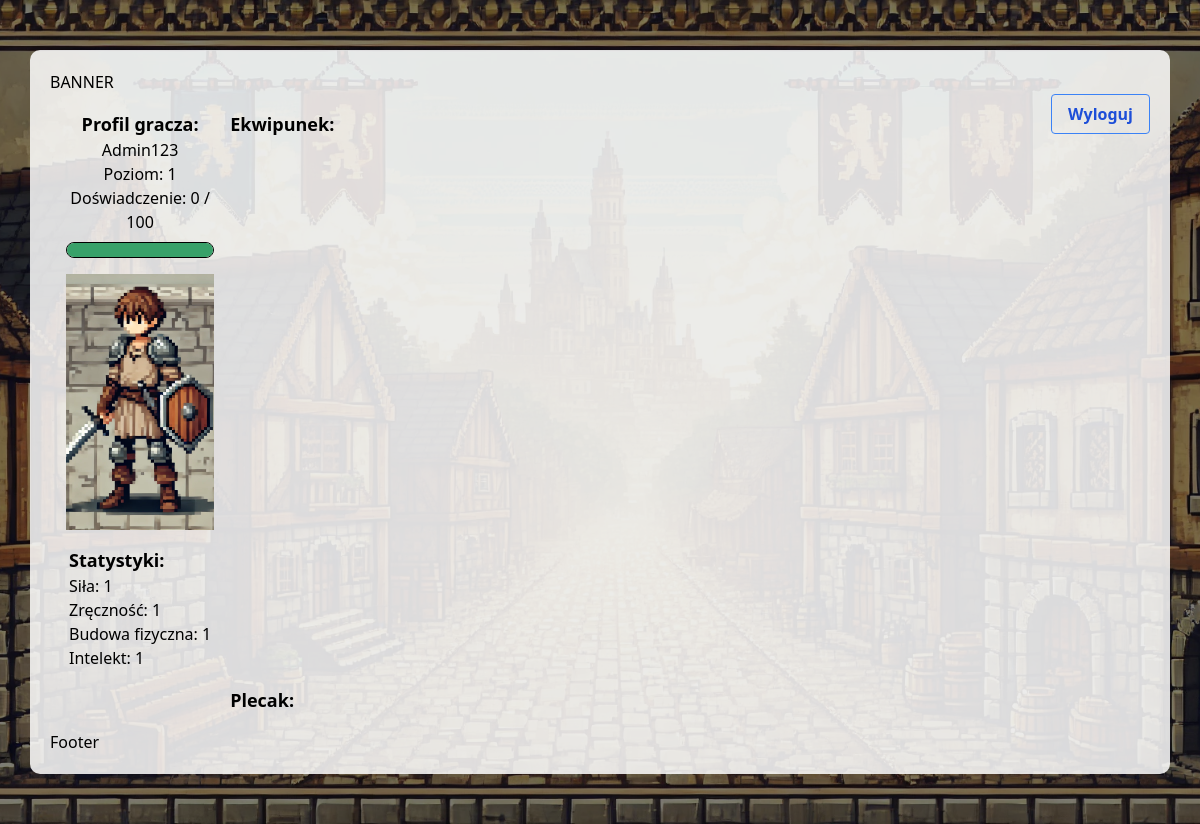
The app's page /user_profile/profil/ (signed in), older data.
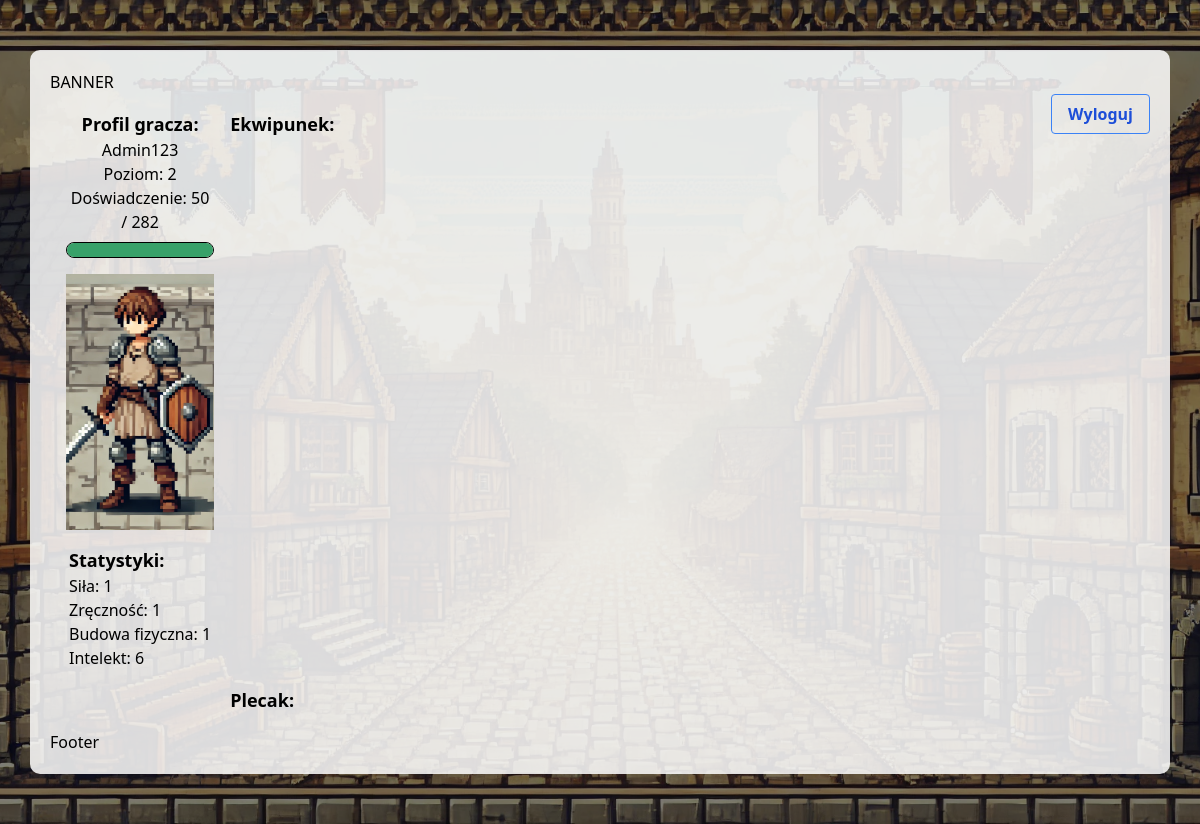
The same page, newer data.
### user_profile/models.py (models this page shows, shortened)
class UserProfile(models.Model):
    user = models.OneToOneField(User, on_delete=models.CASCADE)
    strength = models.IntegerField(default=1)
    dexterity = models.IntegerField(default=1)
    constitution = models.IntegerField(default=1)
    intelligence = models.IntegerField(default=1)
    level = models.IntegerField(default=1)
    experience = models.IntegerField(default=0)
    stat_points = models.IntegerField(default=0)
    def lvlup_exp(self):
        return math.floor(100 * (self.level ** 1.5))
    def dodaj_exp(self, exp):
        self.experience += exp
        while self.experience >= self.lvlup_exp():
            self.experience -= self.lvlup_exp()
            self.lvlup()
        self.save()

### user_profile/views.py (the view)
# urls.py: path('profil/', views.WidokProfilu.as_view(), name='profil'),
class WidokProfilu(BazaWidokuProfilu, TemplateView):
    template_name = "profil_gracza/profil.html"
    def get_context_data(self, **kwargs):
        context = super().get_context_data(**kwargs)
        player = self.get_user_profile()
        if isinstance(player, UserProfile):
            player.dodaj_exp(0)
            experience_percentage = (player.experience / player.lvlup_exp()) * 100
            print(f"Dostępne pkt stystyk: {player.stat_points}")
            print(f"Procent doświadczenia: {experience_percentage}%")
            context.update({
                "player": player,
                "experience_percentage": experience_percentage,
            })
        return context

### user_profile/views.py (called while the page is built)
    def get_user_profile(self):
        try:
            return self.request.user.userprofile
        except UserProfile.DoesNotExist:
            messages.error(self.request, "Nie znaleziono profilu gracza. Zarejestruj lub zaloguj.")
            return redirect("login_user")

### user_profile/templates/profil_gracza/profil.html (shortened to what this page needs)
{% extends "base.html" %}
{% load static %}
{% block banner_up %}
{% include 'banner_up.html' %}
{% endblock %}
{% block navbar %}
{% include "navbar.html" %}
{% endblock %}
{% block content %}
<div class="grid grid-flow-row-dense grid-cols-6 gap-4 p-4">
    <div class="grid justify-items-center col-span-1">
        <div class="text-center">
            <div class="font-bold text-lg">Profil gracza:</div>
            <div class="capitalize">{{ player.user.username }}</div>
            <div>Poziom: {{ player.level }}</div>
            <div>Doświadczenie: {{ player.experience }} / {{ player.lvlup_exp }}</div>
            <div class="experience-bar">
                <div class="experience-bar-fill" style="width: {{ experience_percentage }}%"></div>
            </div>
        </div>
        <div class="mt-4">
            <img src="{% static 'images/profilowe.webp' %}" alt="Profilowe" class="w-64 h-64 object-cover">
        </div>
        <div class="mt-4">
            <div>
                <h3 class="font-bold text-lg">Statystyki:</h3>
            </div>
            <div>Siła: {{ player.strength }} {% if player.stat_points > 0 %}<a href="{% url 'rozdaj_statystyki' %}?stat=strength" class="bg-blue-500 text-white py-1 px-2 rounded">+</a>{% endif %}</div>
            <div>Zręczność: {{ player.dexterity }} {% if player.stat_points > 0 %}<a href="{% url 'rozdaj_statystyki' %}?stat=dexterity" class="bg-blue-500 text-white py-1 px-2 rounded">+</a>{% endif %}</div>
            <div>Budowa fizyczna: {{ player.constitution }} {% if player.stat_points > 0 %}<a href="{% url 'rozdaj_statystyki' %}?stat=constitution" class="bg-blue-500 text-white py-1 px-2 rounded">+</a>{% endif %}</div>
            <div>Intelekt: {{ player.intelligence }} {% if player.stat_points > 0 %}<a href="{% url 'rozdaj_statystyki' %}?stat=intelligence" class="bg-blue-500 text-white py-1 px-2 rounded">+</a>{% endif %}</div>
        </div>
    </div>
    <div class="col-span-5">
        <div class="font-bold text-lg">
            Ekwipunek:
        </div>
    </div>
    <div class="col-span-3 grid grid-cols-subgrid gap-4">
        <div class="col-start-2 font-bold text-lg">Plecak:</div>
    </div>
</div>
{% endblock %}
{% block footer %}
{% include 'footer.html' %}
{% endblock %}

### templates/base.html (shortened to what this page needs)
<!DOCTYPE html>
{% load static %}
<html lang="pl">
  <head>
    <script src="https://cdn.tailwindcss.com"></script>
    <link  rel="stylesheet" href="{% static 'css/custom.css' %}" />
  </head>
  <body>
    <div class="overlay"></div>
    <div class="content">
      {% block banner_up %} {% endblock %}
      {% block navbar %} {% endblock %}
      {% block content %} {% endblock %}
      {% block footer %} {% endblock %}
    </div>
  </body>
</html>

### templates/banner_up.html
<h1> BANNER </h1>

### templates/navbar.html (shortened to what this page needs)
<navbar class="float-root">
  {% if user.is_authenticated %}
  <div class="float-right py-2">
    <a
      href="{% url 'logout_user' %}"
      class="bg-transparent hover:bg-blue-500 text-blue-700 font-semibold hover:text-white py-2 px-4 border border-blue-500 hover:border-transparent rounded"
      >Wyloguj</a
    >
  </div>
  {% endif %}
</navbar>

### templates/footer.html
<footer>
  <h1>Footer</h1>
</footer>

### static/css/custom.css (style rules this page uses)
body { background: url('/static/images/background.jpg') no-repeat center center fixed; background-size: cover; color: black; }
.overlay { position: fixed; top: 0; left: 0; width: 100%; height: 100%; background: rgba(0, 0, 0, 0.5); z-index: 0; }
.content { position: relative; z-index: 1; background: rgba(255, 255, 255, 0.85); margin: 50px auto; padding: 20px; max-width: 95%; max-height: 95%; border-radius: 10px; }
.experience-bar { width: 100%; background-color: transparent; border: 1px solid black; border-radius: 9999px; height: 1rem; margin-top: 0.5rem; }
.experience-bar-fill { background-color: #38a169; height: 100%; border-radius: 9999px; }

Row changes from the older to the newer data that the page shows:
changed UserProfile "Admin123": level "1" → "2"; experience "0" → "50"; lvlup_exp "100" → "282"; intelligence "1" → "6"
